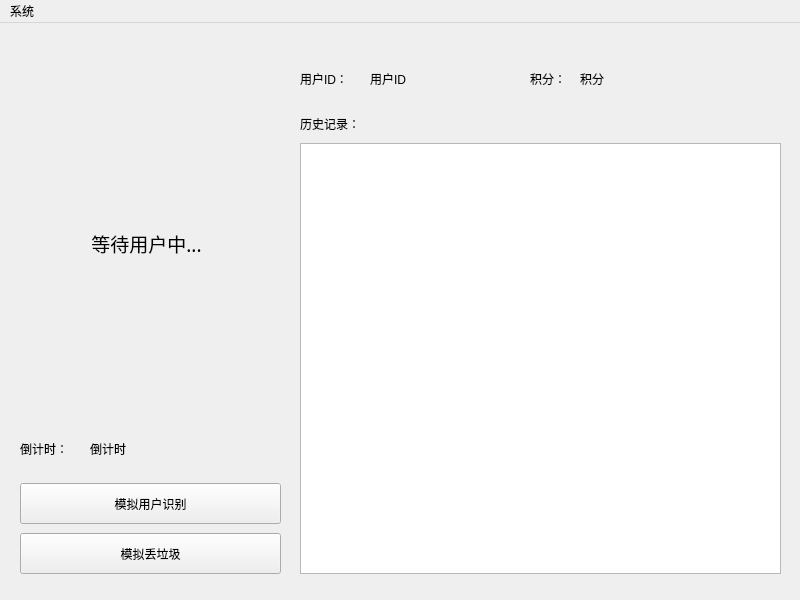
<?xml version="1.0" encoding="UTF-8"?>
<ui version="4.0">
 <class>MainWindow</class>
 <widget class="QMainWindow" name="MainWindow">
  <property name="geometry">
   <rect>
    <x>0</x>
    <y>0</y>
    <width>800</width>
    <height>600</height>
   </rect>
  </property>
  <property name="minimumSize">
   <size>
    <width>800</width>
    <height>600</height>
   </size>
  </property>
  <property name="maximumSize">
   <size>
    <width>800</width>
    <height>600</height>
   </size>
  </property>
  <property name="windowTitle">
   <string>FDFZer's 垃圾系统</string>
  </property>
  <widget class="QWidget" name="centralWidget">
   <widget class="QLabel" name="labelHistory">
    <property name="geometry">
     <rect>
      <x>300</x>
      <y>80</y>
      <width>251</width>
      <height>41</height>
     </rect>
    </property>
    <property name="text">
     <string>历史记录：</string>
    </property>
   </widget>
   <widget class="QLabel" name="labelPoint">
    <property name="geometry">
     <rect>
      <x>580</x>
      <y>30</y>
      <width>72</width>
      <height>51</height>
     </rect>
    </property>
    <property name="text">
     <string>积分</string>
    </property>
   </widget>
   <widget class="QLabel" name="labelPointHint">
    <property name="geometry">
     <rect>
      <x>530</x>
      <y>30</y>
      <width>72</width>
      <height>51</height>
     </rect>
    </property>
    <property name="text">
     <string>积分：</string>
    </property>
   </widget>
   <widget class="QTableWidget" name="tableWidgetHistory">
    <property name="geometry">
     <rect>
      <x>300</x>
      <y>120</y>
      <width>481</width>
      <height>431</height>
     </rect>
    </property>
   </widget>
   <widget class="QLabel" name="labelUserIdHint">
    <property name="geometry">
     <rect>
      <x>300</x>
      <y>30</y>
      <width>72</width>
      <height>51</height>
     </rect>
    </property>
    <property name="text">
     <string>用户ID：</string>
    </property>
   </widget>
   <widget class="QLabel" name="labelUserId">
    <property name="geometry">
     <rect>
      <x>370</x>
      <y>30</y>
      <width>151</width>
      <height>51</height>
     </rect>
    </property>
    <property name="text">
     <string>用户ID</string>
    </property>
   </widget>
   <widget class="QLabel" name="labelHint">
    <property name="geometry">
     <rect>
      <x>21</x>
      <y>40</y>
      <width>251</width>
      <height>361</height>
     </rect>
    </property>
    <property name="font">
     <font>
      <family>叶根友唐楷简</family>
      <pointsize>14</pointsize>
     </font>
    </property>
    <property name="text">
     <string>等待用户中...</string>
    </property>
    <property name="alignment">
     <set>Qt::AlignCenter</set>
    </property>
   </widget>
   <widget class="QPushButton" name="pushButtonUserLogin">
    <property name="geometry">
     <rect>
      <x>20</x>
      <y>460</y>
      <width>261</width>
      <height>41</height>
     </rect>
    </property>
    <property name="text">
     <string>模拟用户识别</string>
    </property>
   </widget>
   <widget class="QPushButton" name="pushButtonThrow">
    <property name="geometry">
     <rect>
      <x>20</x>
      <y>510</y>
      <width>261</width>
      <height>41</height>
     </rect>
    </property>
    <property name="text">
     <string>模拟丢垃圾</string>
    </property>
   </widget>
   <widget class="QLabel" name="labelTimerHint">
    <property name="geometry">
     <rect>
      <x>20</x>
      <y>410</y>
      <width>72</width>
      <height>31</height>
     </rect>
    </property>
    <property name="text">
     <string>倒计时：</string>
    </property>
   </widget>
   <widget class="QLabel" name="labelTimer">
    <property name="geometry">
     <rect>
      <x>90</x>
      <y>410</y>
      <width>72</width>
      <height>31</height>
     </rect>
    </property>
    <property name="text">
     <string>倒计时</string>
    </property>
   </widget>
  </widget>
  <widget class="QMenuBar" name="menuBar">
   <property name="geometry">
    <rect>
     <x>0</x>
     <y>0</y>
     <width>800</width>
     <height>26</height>
    </rect>
   </property>
   <widget class="QMenu" name="menuSystem">
    <property name="title">
     <string>系统</string>
    </property>
    <addaction name="actionAdminLogin"/>
    <addaction name="actionQuit"/>
   </widget>
   <addaction name="menuSystem"/>
  </widget>
  <action name="actionAdminLogin">
   <property name="text">
    <string>管理员登录</string>
   </property>
  </action>
  <action name="actionQuit">
   <property name="text">
    <string>退出系统</string>
   </property>
  </action>
  <action name="actionHistory">
   <property name="text">
    <string>历史记录</string>
   </property>
  </action>
 </widget>
 <layoutdefault spacing="6" margin="11"/>
 <resources/>
 <connections/>
</ui>
